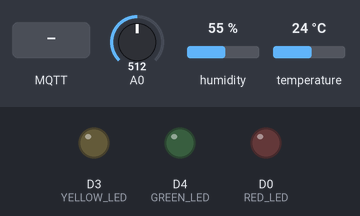
This sketch was run on a simulated ESP8266 (NodeMCU). On the bench: output pins drawn as LEDs (lit = HIGH). Inputs (shaded band) come from the test bench; at power-on: A0 = 512, humidity 55 %, temperature 24 °C. WiFi joins after 1.5 s; servers stay silent unless stated; no MQTT or app messages arrive unless stated; what the sketch prints to the serial monitor is not drawn.

Above: at 2.7 s.
2.8 s: MQTT message "green_on" arrives on the first subscribed topic
At 4.0 s:
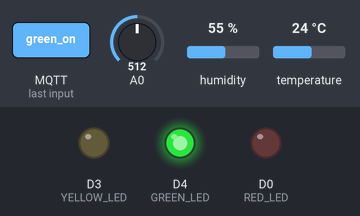
4.3 s: MQTT message "red_on" arrives on the first subscribed topic
At 5.1 s:
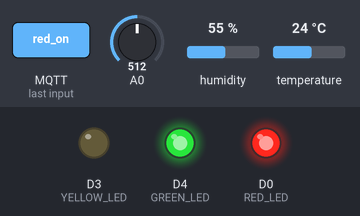
5.8 s: MQTT message "green_off" arrives on the first subscribed topic
At 6.3 s:
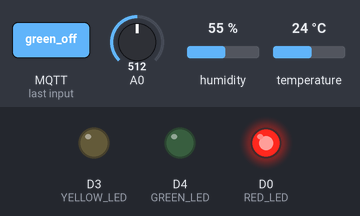
7.3 s: MQTT message "yellow_on" arrives on the first subscribed topic
At 8.5 s:
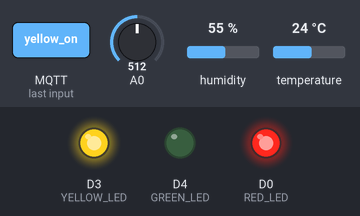
8.8 s: MQTT message "red_off" arrives on the first subscribed topic
At 9.8 s:
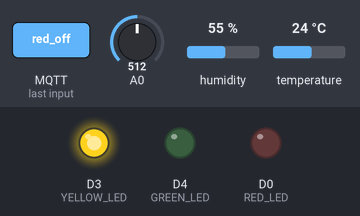
10.3 s: MQTT message "green_on" arrives on the first subscribed topic
At 10.9 s:
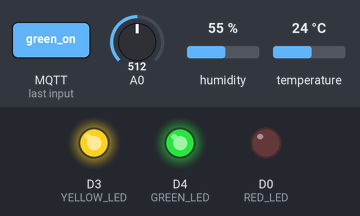
Timing chart, 0 to 12.8 s (numbered marks = the images above; inputs shaded):
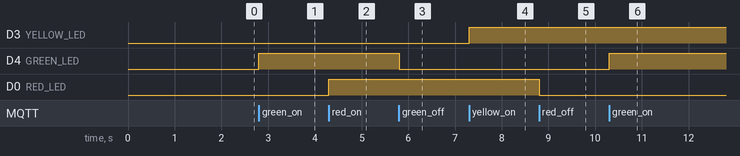

The sketch:

esp8266.ino
```cpp
#include <ESP8266WiFi.h>
#include <PubSubClient.h>
#include <DHT.h>

const char* ssid = "Galaxy S21 5G 4093";
const char* wifiPassword = "kocodouu";

const char* mqttServer = "192.168.1.5";
const int mqttPort = 34215;
const char* mqttUser = "NguyenAnhTu";
const char* mqttPassword = "B23DCCN872";

#define DHTPIN D2
#define DHTTYPE DHT11

#define GREEN_LED D4
#define RED_LED D0
#define YELLOW_LED D3

DHT dht(DHTPIN, DHTTYPE);

WiFiClient wifiClient;
PubSubClient client(wifiClient);

unsigned long lastSend = 0;

void connectWiFi() {
  WiFi.mode(WIFI_STA);
  WiFi.begin(ssid, wifiPassword);

  Serial.print("Ket noi WiFi");

  while (WiFi.status() != WL_CONNECTED) {
    delay(500);
    Serial.print(".");
  }

  Serial.println();
  Serial.println("WiFi OK");

  Serial.print("IP ESP8266: ");
  Serial.println(WiFi.localIP());
}

void sendLedStatus(
  int deviceId,
  String deviceName,
  String action,
  String status,
  String state
) {
  String data =
    "{\"deviceId\":" + String(deviceId) +
    ",\"deviceName\":\"" + deviceName + "\"" +
    ",\"action\":\"" + action + "\"" +
    ",\"status\":\"" + status + "\"" +
    ",\"state\":\"" + state + "\"}";

  client.publish("esp_status", data.c_str());

  Serial.println(data);
}

void controlLed(
  int pin,
  int deviceId,
  String deviceName,
  String action
) {
  if (action == "ON") {
    digitalWrite(pin, HIGH);
  }
  else if (action == "OFF") {
    digitalWrite(pin, LOW);
  }
  else {
    sendLedStatus(
      deviceId,
      deviceName,
      action,
      "failed",
      "UNKNOWN"
    );

    return;
  }

  String state =
    digitalRead(pin) == HIGH ? "ON" : "OFF";

  String status =
    (state == action) ? "success" : "failed";

  sendLedStatus(
    deviceId,
    deviceName,
    action,
    status,
    state
  );
}

void callback(char* topic, byte* payload, unsigned int length) {
  String message = "";

  for (unsigned int i = 0; i < length; i++) {
    message += (char)payload[i];
  }

  if (String(topic) != "led_control") {
    return;
  }

  if (message == "green_on") {
    controlLed(
      GREEN_LED,
      1,
      "GREEN_LED",
      "ON"
    );
  }

  else if (message == "green_off") {
    controlLed(
      GREEN_LED,
      1,
      "GREEN_LED",
      "OFF"
    );
  }

  else if (message == "red_on") {
    controlLed(
      RED_LED,
      2,
      "RED_LED",
      "ON"
    );
  }

  else if (message == "red_off") {
    controlLed(
      RED_LED,
      2,
      "RED_LED",
      "OFF"
    );
  }

  else if (message == "yellow_on") {
    controlLed(
      YELLOW_LED,
      3,
      "YELLOW_LED",
      "ON"
    );
  }

  else if (message == "yellow_off") {
    controlLed(
      YELLOW_LED,
      3,
      "YELLOW_LED",
      "OFF"
    );
  }

  else if (message == "all_on") {
    controlLed(GREEN_LED, 1, "GREEN_LED", "ON");
    controlLed(RED_LED, 2, "RED_LED", "ON");
    controlLed(YELLOW_LED, 3, "YELLOW_LED", "ON");
  }

  else if (message == "all_off") {
    controlLed(GREEN_LED, 1, "GREEN_LED", "OFF");
    controlLed(RED_LED, 2, "RED_LED", "OFF");
    controlLed(YELLOW_LED, 3, "YELLOW_LED", "OFF");
  }

  else {
    sendLedStatus(
      0,
      "UNKNOWN",
      message,
      "failed",
      "UNKNOWN"
    );
  }
}

void connectMQTT() {
  while (!client.connected()) {

    Serial.print("Ket noi MQTT...");

    if (client.connect(
          "ESP8266",
          mqttUser,
          mqttPassword
        )) {

      Serial.println("OK");

      client.subscribe("led_control");

    } else {

      Serial.print("Loi: ");
      Serial.println(client.state());

      delay(5000);
    }
  }
}

void publishSensors() {
  float temp = dht.readTemperature();
  float humidity = dht.readHumidity();

  int light = analogRead(A0);

  light = map(light, 0, 1023, 100, 0);
  light = constrain(light, 0, 100);

  if (!isnan(temp)) {
    String tempData =
      "{\"temp\":" + String(temp, 1) + "}";

    client.publish(
      "temp_data",
      tempData.c_str()
    );
  }

  if (!isnan(humidity)) {
    String humidityData =
      "{\"humidity\":" + String(humidity, 1) + "}";

    client.publish(
      "humidity_data",
      humidityData.c_str()
    );
  }

  String lightData =
    "{\"light\":" + String(light) + "}";

  client.publish(
    "light_data",
    lightData.c_str()
  );

  if (!isnan(temp) && !isnan(humidity)) {
    String sensorData =
      "{\"temp\":" + String(temp, 1) +
      ",\"humidity\":" + String(humidity, 1) +
      ",\"light\":" + String(light) +
      "}";

    client.publish(
      "sensor_data",
      sensorData.c_str()
    );

    Serial.println(sensorData);
  }
}

void setup() {
  Serial.begin(115200);

  pinMode(GREEN_LED, OUTPUT);
  pinMode(RED_LED, OUTPUT);
  pinMode(YELLOW_LED, OUTPUT);

  digitalWrite(GREEN_LED, LOW);
  digitalWrite(RED_LED, LOW);
  digitalWrite(YELLOW_LED, LOW);

  dht.begin();

  connectWiFi();

  client.setServer(
    mqttServer,
    mqttPort
  );

  client.setCallback(callback);
}

void loop() {
  if (!client.connected()) {
    connectMQTT();
  }

  client.loop();

  if (millis() - lastSend >= 2000) {
    lastSend = millis();
    publishSensors();
  }
}
```

Measured:
- after the input at 2.8 s, D4 (GREEN_LED): LOW → HIGH at once
- after the input at 4.3 s, D0 (RED_LED): LOW → HIGH at once
- after the input at 5.8 s, D4 (GREEN_LED): HIGH → LOW at once
- after the input at 7.3 s, D3 (YELLOW_LED): LOW → HIGH at once
- after the input at 8.8 s, D0 (RED_LED): HIGH → LOW at once
- after the input at 10.3 s, D4 (GREEN_LED): LOW → HIGH at once
